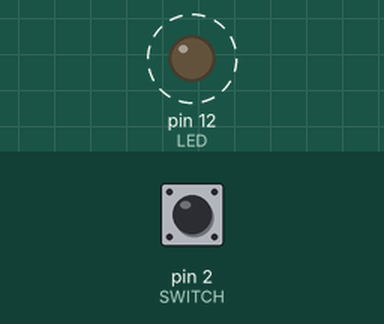
Simulated run of this sketch. Board: Arduino Uno, built with avr-gcc and run on an emulated ATmega328P. Parts: output pins drawn as LEDs (lit = HIGH). Dashed ring = blinking. Inputs (shaded band) come from the test bench; at power-on: pin 2 (SWITCH) HIGH. What the sketch prints to the serial monitor is not drawn.

Above: at 1.8 s.
1.9 s: pin 2 (SWITCH) pulled LOW for 1.15 s
5.4 s: pin 2 (SWITCH) pulsed LOW 2 times (0.12 s each, 0.3 s apart)
8.9 s: pin 2 (SWITCH) pulsed LOW 5 times (0.12 s each, 0.3 s apart)
Timing chart, 0 to 18.5 s (numbered marks = the images above; inputs shaded):
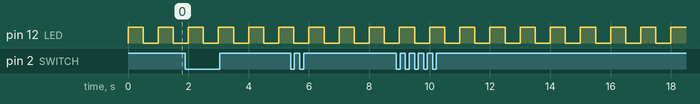

The sketch:

ledliton_switch.ino
```cpp
//このプログラムはタイミングにより誤動作をよく起こします
#define LED 12
#define SWITCH 2
#define OFF 0
#define ON 1

void setup() {
  // put your setup code here, to run once:
  pinMode(LED,OUTPUT);
  pinMode(SWITCH,INPUT_PULLUP);
  Serial.begin(9600);
  attachInterrupt(digitalPinToInterrupt(SWITCH), condition_change, RISING);
  //while(digitalRead(SWITCH)==0);
}

//void(* resetFunc) (void) = 0;

volatile int toggle = OFF;
volatile int interrupted = 0;

void loop() {
  //while(digitalRead(SWITCH)==1); //押している間は光らない
  // put your main code here, to run repeatedly:
  interrupted = 0;
  //ボタンを押されたらトグルを有効にする
  if ((digitalRead(SWITCH) == HIGH && toggle == OFF) || toggle == ON) {
    toggle = ON;
    //ボタンが押され続けている場合の処理
    while (digitalRead(SWITCH) == HIGH) {
      led_flash();
      Serial.print("1 \n");
    }
    //トグル有効中の通常ループ
    led_flash();
    Serial.print("2ON \n");
  }

  //トグル動作中にボタンONでフラグを消す
  if (digitalRead(SWITCH) == HIGH && toggle == ON) {
    toggle = OFF;
    Serial.print("3OFF \n");

    //ボタンが押され続けている場合の処理
    while (digitalRead(SWITCH) == HIGH) {
      led_flash();
      Serial.print("4OFF \n");
    }
  }
}

void led_flash() {
  digitalWrite(LED,HIGH);
  delay(500);
  digitalWrite(LED,LOW);
  delay(500);
}

void condition_change() {
  if (toggle == ON) {
    toggle = OFF;
    Serial.print("TOFF \n");
    interrupted = 1;
    delay(1000);
  } else if (toggle == OFF) {
    toggle = ON;
    Serial.print("TON \n");
    interrupted = 1;
    delay(1000);
  }
  //resetFunc();
  //loop();
}

/*
void condition_change() {
  toggle = !toggle;
  interrupted = 1;
  delay(1000);
}
*/
```

Measured:
- by itself, pin 12 (LED): alternates HIGH for 0.50 s and LOW for 0.50 s
